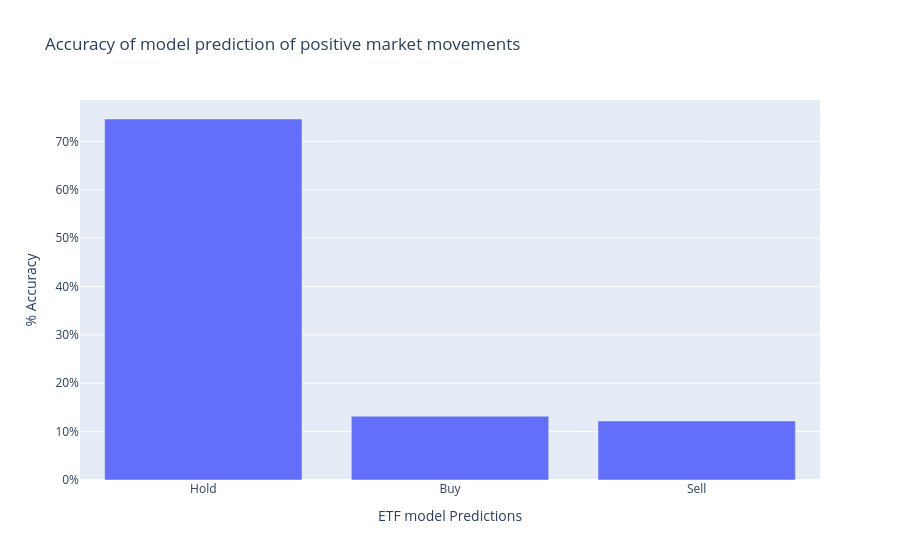
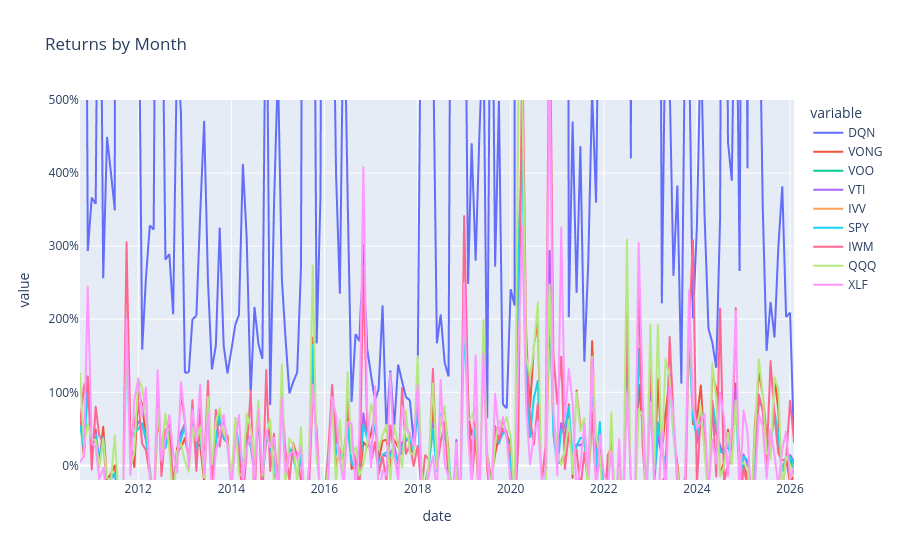

Notebook source saved alongside these figures, in order:
### Code cell
#Test DQN
DQN_Instance = Q_Network()
DQN_Instance.load_model(rf'F:\ETF_LSTM\DQN_Model')
DQN_Instance.display_return_graphs(predictions.values,ETL_Instance.df[ETL_Instance.actCols],0.0001)

### Figure 1 — Plotly figure (JSON) as saved in the notebook; plotly's stock layout.template omitted (floating-point values rounded to 4 significant figures)
{"data": [{"type": "bar", "x": ["Hold", "Buy", "Sell"], "y": [0.7461, 0.1319, 0.122]}], "layout": {"title": {"text": "Accuracy of model prediction of positive market movements"}, "xaxis": {"title": {"text": "ETF model Predictions"}}, "yaxis": {"tickformat": ".0%", "title": {"text": "% Accuracy"}}}}

### Figure 2 — Plotly figure (JSON) as saved in the notebook; plotly's stock layout.template omitted (floating-point values rounded to 4 significant figures; data arrays with more than 128 entries replaced by an {"elided": "..."} marker saying what was removed)
{"data": [{"hovertemplate": "variable=DQN<br>date=%{x}<br>value=%{y}<extra></extra>", "legendgroup": "DQN", "line": {"color": "#636efa", "dash": "solid"}, "marker": {"symbol": "circle"}, "mode": "lines", "name": "DQN", "showlegend": true, "type": "scattergl", "x": {"elided": "185 str values"}, "xaxis": "x", "y": {"elided": "185 float values"}, "yaxis": "y"}, {"hovertemplate": "variable=VONG<br>date=%{x}<br>value=%{y}<extra></extra>", "legendgroup": "VONG", "line": {"color": "#EF553B", "dash": "solid"}, "marker": {"symbol": "circle"}, "mode": "lines", "name": "VONG", "showlegend": true, "type": "scattergl", "x": {"elided": "185 str values"}, "xaxis": "x", "y": {"elided": "185 float values"}, "yaxis": "y"}, {"hovertemplate": "variable=VOO<br>date=%{x}<br>value=%{y}<extra></extra>", "legendgroup": "VOO", "line": {"color": "#00cc96", "dash": "solid"}, "marker": {"symbol": "circle"}, "mode": "lines", "name": "VOO", "showlegend": true, "type": "scattergl", "x": {"elided": "185 str values"}, "xaxis": "x", "y": {"elided": "185 float values"}, "yaxis": "y"}, {"hovertemplate": "variable=VTI<br>date=%{x}<br>value=%{y}<extra></extra>", "legendgroup": "VTI", "line": {"color": "#ab63fa", "dash": "solid"}, "marker": {"symbol": "circle"}, "mode": "lines", "name": "VTI", "showlegend": true, "type": "scattergl", "x": {"elided": "185 str values"}, "xaxis": "x", "y": {"elided": "185 float values"}, "yaxis": "y"}, {"hovertemplate": "variable=IVV<br>date=%{x}<br>value=%{y}<extra></extra>", "legendgroup": "IVV", "line": {"color": "#FFA15A", "dash": "solid"}, "marker": {"symbol": "circle"}, "mode": "lines", "name": "IVV", "showlegend": true, "type": "scattergl", "x": {"elided": "185 str values"}, "xaxis": "x", "y": {"elided": "185 float values"}, "yaxis": "y"}, {"hovertemplate": "variable=SPY<br>date=%{x}<br>value=%{y}<extra></extra>", "legendgroup": "SPY", "line": {"color": "#19d3f3", "dash": "solid"}, "marker": {"symbol": "circle"}, "mode": "lines", "name": "SPY", "showlegend": true, "type": "scattergl", "x": {"elided": "185 str values"}, "xaxis": "x", "y": {"elided": "185 float values"}, "yaxis": "y"}, {"hovertemplate": "variable=IWM<br>date=%{x}<br>value=%{y}<extra></extra>", "legendgroup": "IWM", "line": {"color": "#FF6692", "dash": "solid"}, "marker": {"symbol": "circle"}, "mode": "lines", "name": "IWM", "showlegend": true, "type": "scattergl", "x": {"elided": "185 str values"}, "xaxis": "x", "y": {"elided": "185 float values"}, "yaxis": "y"}, {"hovertemplate": "variable=QQQ<br>date=%{x}<br>value=%{y}<extra></extra>", "legendgroup": "QQQ", "line": {"color": "#B6E880", "dash": "solid"}, "marker": {"symbol": "circle"}, "mode": "lines", "name": "QQQ", "showlegend": true, "type": "scattergl", "x": {"elided": "185 str values"}, "xaxis": "x", "y": {"elided": "185 float values"}, "yaxis": "y"}, {"hovertemplate": "variable=XLF<br>date=%{x}<br>value=%{y}<extra></extra>", "legendgroup": "XLF", "line": {"color": "#FF97FF", "dash": "solid"}, "marker": {"symbol": "circle"}, "mode": "lines", "name": "XLF", "showlegend": true, "type": "scattergl", "x": {"elided": "185 str values"}, "xaxis": "x", "y": {"elided": "185 float values"}, "yaxis": "y"}], "layout": {"legend": {"title": {"text": "variable"}, "tracegroupgap": 0}, "title": {"text": "Returns by Month"}, "xaxis": {"anchor": "y", "domain": [0, 1], "title": {"text": "date"}}, "yaxis": {"anchor": "x", "domain": [0, 1], "range": [-0.2, 5], "tickformat": ".0%", "title": {"text": "value"}}}}
